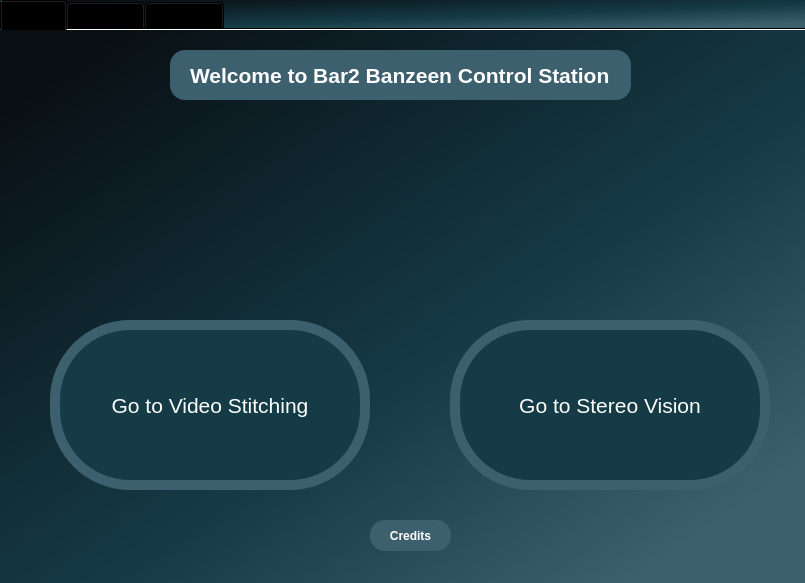
<?xml version="1.0" encoding="UTF-8"?>
<ui version="4.0">
 <class>MainWindow</class>
 <widget class="QMainWindow" name="MainWindow">
  <property name="geometry">
   <rect>
    <x>0</x>
    <y>0</y>
    <width>805</width>
    <height>583</height>
   </rect>
  </property>
  <property name="contextMenuPolicy">
   <enum>Qt::DefaultContextMenu</enum>
  </property>
  <property name="windowTitle">
   <string>Main Control</string>
  </property>
  <property name="documentMode">
   <bool>false</bool>
  </property>
  <property name="tabShape">
   <enum>QTabWidget::Rounded</enum>
  </property>
  <widget class="QWidget" name="centralwidget">
   <property name="styleSheet">
    <string notr="true">background-color: qlineargradient(spread:pad, x1:0, y1:0, x2:1, y2:1, stop:0.0648899 rgba(9, 15, 19, 255), stop:0.571233 rgba(21, 59, 71, 255), stop:0.890411 rgba(61, 96, 110, 255));</string>
   </property>
   <layout class="QGridLayout" name="gridLayout">
    <property name="leftMargin">
     <number>0</number>
    </property>
    <property name="topMargin">
     <number>0</number>
    </property>
    <property name="rightMargin">
     <number>0</number>
    </property>
    <property name="bottomMargin">
     <number>0</number>
    </property>
    <item row="0" column="0">
     <widget class="QTabWidget" name="tabWidget">
      <property name="palette">
       <palette>
        <active>
         <colorrole role="Button">
          <brush brushstyle="LinearGradientPattern">
           <gradient startx="0.000000000000000" starty="0.000000000000000" endx="1.000000000000000" endy="1.000000000000000" type="LinearGradient" spread="PadSpread" coordinatemode="ObjectBoundingMode">
            <gradientstop position="0.064889900000000">
             <color alpha="255">
              <red>9</red>
              <green>15</green>
              <blue>19</blue>
             </color>
            </gradientstop>
            <gradientstop position="0.571233000000000">
             <color alpha="255">
              <red>21</red>
              <green>59</green>
              <blue>71</blue>
             </color>
            </gradientstop>
            <gradientstop position="0.890411000000000">
             <color alpha="255">
              <red>61</red>
              <green>96</green>
              <blue>110</blue>
             </color>
            </gradientstop>
           </gradient>
          </brush>
         </colorrole>
         <colorrole role="Base">
          <brush brushstyle="LinearGradientPattern">
           <gradient startx="0.000000000000000" starty="0.000000000000000" endx="1.000000000000000" endy="1.000000000000000" type="LinearGradient" spread="PadSpread" coordinatemode="ObjectBoundingMode">
            <gradientstop position="0.064889900000000">
             <color alpha="255">
              <red>9</red>
              <green>15</green>
              <blue>19</blue>
             </color>
            </gradientstop>
            <gradientstop position="0.571233000000000">
             <color alpha="255">
              <red>21</red>
              <green>59</green>
              <blue>71</blue>
             </color>
            </gradientstop>
            <gradientstop position="0.890411000000000">
             <color alpha="255">
              <red>61</red>
              <green>96</green>
              <blue>110</blue>
             </color>
            </gradientstop>
           </gradient>
          </brush>
         </colorrole>
         <colorrole role="Window">
          <brush brushstyle="LinearGradientPattern">
           <gradient startx="0.000000000000000" starty="0.000000000000000" endx="1.000000000000000" endy="1.000000000000000" type="LinearGradient" spread="PadSpread" coordinatemode="ObjectBoundingMode">
            <gradientstop position="0.064889900000000">
             <color alpha="255">
              <red>9</red>
              <green>15</green>
              <blue>19</blue>
             </color>
            </gradientstop>
            <gradientstop position="0.571233000000000">
             <color alpha="255">
              <red>21</red>
              <green>59</green>
              <blue>71</blue>
             </color>
            </gradientstop>
            <gradientstop position="0.890411000000000">
             <color alpha="255">
              <red>61</red>
              <green>96</green>
              <blue>110</blue>
             </color>
            </gradientstop>
           </gradient>
          </brush>
         </colorrole>
        </active>
        <inactive>
         <colorrole role="Button">
          <brush brushstyle="LinearGradientPattern">
           <gradient startx="0.000000000000000" starty="0.000000000000000" endx="1.000000000000000" endy="1.000000000000000" type="LinearGradient" spread="PadSpread" coordinatemode="ObjectBoundingMode">
            <gradientstop position="0.064889900000000">
             <color alpha="255">
              <red>9</red>
              <green>15</green>
              <blue>19</blue>
             </color>
            </gradientstop>
            <gradientstop position="0.571233000000000">
             <color alpha="255">
              <red>21</red>
              <green>59</green>
              <blue>71</blue>
             </color>
            </gradientstop>
            <gradientstop position="0.890411000000000">
             <color alpha="255">
              <red>61</red>
              <green>96</green>
              <blue>110</blue>
             </color>
            </gradientstop>
           </gradient>
          </brush>
         </colorrole>
         <colorrole role="Base">
          <brush brushstyle="LinearGradientPattern">
           <gradient startx="0.000000000000000" starty="0.000000000000000" endx="1.000000000000000" endy="1.000000000000000" type="LinearGradient" spread="PadSpread" coordinatemode="ObjectBoundingMode">
            <gradientstop position="0.064889900000000">
             <color alpha="255">
              <red>9</red>
              <green>15</green>
              <blue>19</blue>
             </color>
            </gradientstop>
            <gradientstop position="0.571233000000000">
             <color alpha="255">
              <red>21</red>
              <green>59</green>
              <blue>71</blue>
             </color>
            </gradientstop>
            <gradientstop position="0.890411000000000">
             <color alpha="255">
              <red>61</red>
              <green>96</green>
              <blue>110</blue>
             </color>
            </gradientstop>
           </gradient>
          </brush>
         </colorrole>
         <colorrole role="Window">
          <brush brushstyle="LinearGradientPattern">
           <gradient startx="0.000000000000000" starty="0.000000000000000" endx="1.000000000000000" endy="1.000000000000000" type="LinearGradient" spread="PadSpread" coordinatemode="ObjectBoundingMode">
            <gradientstop position="0.064889900000000">
             <color alpha="255">
              <red>9</red>
              <green>15</green>
              <blue>19</blue>
             </color>
            </gradientstop>
            <gradientstop position="0.571233000000000">
             <color alpha="255">
              <red>21</red>
              <green>59</green>
              <blue>71</blue>
             </color>
            </gradientstop>
            <gradientstop position="0.890411000000000">
             <color alpha="255">
              <red>61</red>
              <green>96</green>
              <blue>110</blue>
             </color>
            </gradientstop>
           </gradient>
          </brush>
         </colorrole>
        </inactive>
        <disabled>
         <colorrole role="Button">
          <brush brushstyle="LinearGradientPattern">
           <gradient startx="0.000000000000000" starty="0.000000000000000" endx="1.000000000000000" endy="1.000000000000000" type="LinearGradient" spread="PadSpread" coordinatemode="ObjectBoundingMode">
            <gradientstop position="0.064889900000000">
             <color alpha="255">
              <red>9</red>
              <green>15</green>
              <blue>19</blue>
             </color>
            </gradientstop>
            <gradientstop position="0.571233000000000">
             <color alpha="255">
              <red>21</red>
              <green>59</green>
              <blue>71</blue>
             </color>
            </gradientstop>
            <gradientstop position="0.890411000000000">
             <color alpha="255">
              <red>61</red>
              <green>96</green>
              <blue>110</blue>
             </color>
            </gradientstop>
           </gradient>
          </brush>
         </colorrole>
         <colorrole role="Base">
          <brush brushstyle="LinearGradientPattern">
           <gradient startx="0.000000000000000" starty="0.000000000000000" endx="1.000000000000000" endy="1.000000000000000" type="LinearGradient" spread="PadSpread" coordinatemode="ObjectBoundingMode">
            <gradientstop position="0.064889900000000">
             <color alpha="255">
              <red>9</red>
              <green>15</green>
              <blue>19</blue>
             </color>
            </gradientstop>
            <gradientstop position="0.571233000000000">
             <color alpha="255">
              <red>21</red>
              <green>59</green>
              <blue>71</blue>
             </color>
            </gradientstop>
            <gradientstop position="0.890411000000000">
             <color alpha="255">
              <red>61</red>
              <green>96</green>
              <blue>110</blue>
             </color>
            </gradientstop>
           </gradient>
          </brush>
         </colorrole>
         <colorrole role="Window">
          <brush brushstyle="LinearGradientPattern">
           <gradient startx="0.000000000000000" starty="0.000000000000000" endx="1.000000000000000" endy="1.000000000000000" type="LinearGradient" spread="PadSpread" coordinatemode="ObjectBoundingMode">
            <gradientstop position="0.064889900000000">
             <color alpha="255">
              <red>9</red>
              <green>15</green>
              <blue>19</blue>
             </color>
            </gradientstop>
            <gradientstop position="0.571233000000000">
             <color alpha="255">
              <red>21</red>
              <green>59</green>
              <blue>71</blue>
             </color>
            </gradientstop>
            <gradientstop position="0.890411000000000">
             <color alpha="255">
              <red>61</red>
              <green>96</green>
              <blue>110</blue>
             </color>
            </gradientstop>
           </gradient>
          </brush>
         </colorrole>
        </disabled>
       </palette>
      </property>
      <property name="font">
       <font>
        <pointsize>11</pointsize>
        <bold>true</bold>
       </font>
      </property>
      <property name="contextMenuPolicy">
       <enum>Qt::DefaultContextMenu</enum>
      </property>
      <property name="layoutDirection">
       <enum>Qt::LeftToRight</enum>
      </property>
      <property name="autoFillBackground">
       <bool>false</bool>
      </property>
      <property name="tabPosition">
       <enum>QTabWidget::North</enum>
      </property>
      <property name="tabShape">
       <enum>QTabWidget::Rounded</enum>
      </property>
      <property name="currentIndex">
       <number>0</number>
      </property>
      <property name="elideMode">
       <enum>Qt::ElideNone</enum>
      </property>
      <property name="documentMode">
       <bool>true</bool>
      </property>
      <widget class="QWidget" name="home_tab">
       <attribute name="icon">
        <iconset resource="resource.qrc">
         <normaloff>:/icons/icons/home_icon.png</normaloff>:/icons/icons/home_icon.png</iconset>
       </attribute>
       <attribute name="title">
        <string>Home</string>
       </attribute>
       <widget class="QFrame" name="frame_7">
        <property name="geometry">
         <rect>
          <x>450</x>
          <y>290</y>
          <width>320</width>
          <height>170</height>
         </rect>
        </property>
        <property name="styleSheet">
         <string notr="true">background-color:#3d606e;
border-radius:80px</string>
        </property>
        <property name="frameShape">
         <enum>QFrame::StyledPanel</enum>
        </property>
        <property name="frameShadow">
         <enum>QFrame::Raised</enum>
        </property>
        <widget class="QPushButton" name="StereoVision_pushButton">
         <property name="geometry">
          <rect>
           <x>10</x>
           <y>10</y>
           <width>300</width>
           <height>150</height>
          </rect>
         </property>
         <property name="font">
          <font>
           <pointsize>16</pointsize>
          </font>
         </property>
         <property name="styleSheet">
          <string notr="true">background-color:#153b47;
color: rgb(255, 255, 255);
border-radius:70px;
</string>
         </property>
         <property name="text">
          <string>Go to Stereo Vision</string>
         </property>
         <property name="checkable">
          <bool>false</bool>
         </property>
        </widget>
       </widget>
       <widget class="QPushButton" name="credits_pushButton">
        <property name="geometry">
         <rect>
          <x>370</x>
          <y>490</y>
          <width>81</width>
          <height>31</height>
         </rect>
        </property>
        <property name="font">
         <font>
          <bold>true</bold>
         </font>
        </property>
        <property name="styleSheet">
         <string notr="true">background-color: rgb(61, 96, 110);
color: rgb(255, 255, 255);
border-radius:15px;</string>
        </property>
        <property name="text">
         <string>Credits</string>
        </property>
       </widget>
       <widget class="QFrame" name="video_frame">
        <property name="geometry">
         <rect>
          <x>50</x>
          <y>290</y>
          <width>320</width>
          <height>170</height>
         </rect>
        </property>
        <property name="styleSheet">
         <string notr="true">background-color:#3d606e;
border-radius:80px;</string>
        </property>
        <property name="frameShape">
         <enum>QFrame::StyledPanel</enum>
        </property>
        <property name="frameShadow">
         <enum>QFrame::Raised</enum>
        </property>
        <widget class="QPushButton" name="videoStitching_pushButton">
         <property name="geometry">
          <rect>
           <x>10</x>
           <y>10</y>
           <width>300</width>
           <height>150</height>
          </rect>
         </property>
         <property name="font">
          <font>
           <pointsize>16</pointsize>
          </font>
         </property>
         <property name="styleSheet">
          <string notr="true">background-color:#153b47;
color: rgb(255, 255, 255);
border-radius:70px;
</string>
         </property>
         <property name="text">
          <string>Go to Video Stitching</string>
         </property>
         <property name="checkable">
          <bool>false</bool>
         </property>
        </widget>
       </widget>
       <widget class="QFrame" name="welcome_frame">
        <property name="geometry">
         <rect>
          <x>170</x>
          <y>20</y>
          <width>461</width>
          <height>50</height>
         </rect>
        </property>
        <property name="styleSheet">
         <string notr="true">background-color: rgb(61, 96, 110);
border-radius:15px;</string>
        </property>
        <property name="frameShape">
         <enum>QFrame::StyledPanel</enum>
        </property>
        <property name="frameShadow">
         <enum>QFrame::Raised</enum>
        </property>
        <widget class="QLabel" name="welcome_label">
         <property name="geometry">
          <rect>
           <x>20</x>
           <y>0</y>
           <width>421</width>
           <height>50</height>
          </rect>
         </property>
         <property name="font">
          <font>
           <pointsize>16</pointsize>
           <bold>true</bold>
          </font>
         </property>
         <property name="styleSheet">
          <string notr="true">color:white;</string>
         </property>
         <property name="text">
          <string>Welcome to Bar2 Banzeen Control Station</string>
         </property>
        </widget>
       </widget>
       <widget class="QLabel" name="label">
        <property name="geometry">
         <rect>
          <x>160</x>
          <y>90</y>
          <width>481</width>
          <height>181</height>
         </rect>
        </property>
        <property name="styleSheet">
         <string notr="true">background:none;</string>
        </property>
        <property name="text">
         <string/>
        </property>
        <property name="pixmap">
         <pixmap resource="resource.qrc">:/icons/icons/aqua_logo.png</pixmap>
        </property>
        <property name="scaledContents">
         <bool>true</bool>
        </property>
        <property name="alignment">
         <set>Qt::AlignCenter</set>
        </property>
       </widget>
      </widget>
      <widget class="QWidget" name="control_tab">
       <attribute name="icon">
        <iconset resource="resource.qrc">
         <normaloff>:/icons/icons/control_icon_black.png</normaloff>:/icons/icons/control_icon_black.png</iconset>
       </attribute>
       <attribute name="title">
        <string>Control</string>
       </attribute>
       <widget class="QFrame" name="mode_frame">
        <property name="geometry">
         <rect>
          <x>40</x>
          <y>380</y>
          <width>160</width>
          <height>160</height>
         </rect>
        </property>
        <property name="styleSheet">
         <string notr="true">background-color:#3d606e;
border-radius:50px;</string>
        </property>
        <property name="frameShape">
         <enum>QFrame::StyledPanel</enum>
        </property>
        <property name="frameShadow">
         <enum>QFrame::Raised</enum>
        </property>
        <widget class="QLabel" name="mode_label">
         <property name="geometry">
          <rect>
           <x>10</x>
           <y>20</y>
           <width>140</width>
           <height>30</height>
          </rect>
         </property>
         <property name="font">
          <font>
           <pointsize>16</pointsize>
           <bold>true</bold>
          </font>
         </property>
         <property name="styleSheet">
          <string notr="true">background:none;
color:white;
</string>
         </property>
         <property name="text">
          <string>select mode</string>
         </property>
         <property name="alignment">
          <set>Qt::AlignCenter</set>
         </property>
        </widget>
        <widget class="QPushButton" name="pushButton_3">
         <property name="geometry">
          <rect>
           <x>30</x>
           <y>60</y>
           <width>90</width>
           <height>40</height>
          </rect>
         </property>
         <property name="font">
          <font>
           <bold>true</bold>
          </font>
         </property>
         <property name="styleSheet">
          <string notr="true">QPushButton{
background-color:#153b47;
color:white;
border-radius:20px;
}

QPushButton:checked{
background-color: rgb(230, 176, 38);
}
</string>
         </property>
         <property name="text">
          <string>Autonomous</string>
         </property>
         <property name="checkable">
          <bool>true</bool>
         </property>
         <property name="autoExclusive">
          <bool>true</bool>
         </property>
        </widget>
        <widget class="QPushButton" name="pushButton_4">
         <property name="geometry">
          <rect>
           <x>30</x>
           <y>110</y>
           <width>90</width>
           <height>40</height>
          </rect>
         </property>
         <property name="font">
          <font>
           <bold>true</bold>
          </font>
         </property>
         <property name="styleSheet">
          <string notr="true">QPushButton{
background-color:#153b47;
color:white;
border-radius:20px;
}

QPushButton:checked{
background-color: rgb(230, 176, 38);
}</string>
         </property>
         <property name="text">
          <string>Manual</string>
         </property>
         <property name="checkable">
          <bool>true</bool>
         </property>
         <property name="autoExclusive">
          <bool>true</bool>
         </property>
        </widget>
       </widget>
       <widget class="QFrame" name="speed_frame">
        <property name="geometry">
         <rect>
          <x>610</x>
          <y>70</y>
          <width>160</width>
          <height>221</height>
         </rect>
        </property>
        <property name="styleSheet">
         <string notr="true">background-color:#3d606e;
border-radius:50px;</string>
        </property>
        <property name="frameShape">
         <enum>QFrame::StyledPanel</enum>
        </property>
        <property name="frameShadow">
         <enum>QFrame::Raised</enum>
        </property>
        <widget class="QLabel" name="label_2">
         <property name="geometry">
          <rect>
           <x>10</x>
           <y>20</y>
           <width>140</width>
           <height>30</height>
          </rect>
         </property>
         <property name="font">
          <font>
           <pointsize>16</pointsize>
           <bold>true</bold>
          </font>
         </property>
         <property name="styleSheet">
          <string notr="true">color:white;</string>
         </property>
         <property name="text">
          <string>Select speed</string>
         </property>
         <property name="alignment">
          <set>Qt::AlignCenter</set>
         </property>
        </widget>
        <widget class="QPushButton" name="pushButton_5">
         <property name="geometry">
          <rect>
           <x>30</x>
           <y>60</y>
           <width>90</width>
           <height>40</height>
          </rect>
         </property>
         <property name="font">
          <font>
           <bold>true</bold>
          </font>
         </property>
         <property name="styleSheet">
          <string notr="true">QPushButton{
background-color:#153b47;
color:white;
border-radius:20px;
}

QPushButton:checked{
background-color: rgb(230, 176, 38);
}
</string>
         </property>
         <property name="text">
          <string>High</string>
         </property>
         <property name="checkable">
          <bool>true</bool>
         </property>
         <property name="autoExclusive">
          <bool>true</bool>
         </property>
        </widget>
        <widget class="QPushButton" name="pushButton_6">
         <property name="geometry">
          <rect>
           <x>30</x>
           <y>110</y>
           <width>90</width>
           <height>40</height>
          </rect>
         </property>
         <property name="font">
          <font>
           <bold>true</bold>
          </font>
         </property>
         <property name="styleSheet">
          <string notr="true">QPushButton{
background-color:#153b47;
color:white;
border-radius:20px;
}

QPushButton:checked{
background-color: rgb(230, 176, 38);
}
</string>
         </property>
         <property name="text">
          <string>Medium</string>
         </property>
         <property name="checkable">
          <bool>true</bool>
         </property>
         <property name="autoExclusive">
          <bool>true</bool>
         </property>
        </widget>
        <widget class="QPushButton" name="pushButton_7">
         <property name="geometry">
          <rect>
           <x>30</x>
           <y>160</y>
           <width>90</width>
           <height>40</height>
          </rect>
         </property>
         <property name="font">
          <font>
           <bold>true</bold>
          </font>
         </property>
         <property name="styleSheet">
          <string notr="true">QPushButton{
background-color:#153b47;
color:white;
border-radius:20px;
}

QPushButton:checked{
background-color: rgb(230, 176, 38);
}
</string>
         </property>
         <property name="text">
          <string>Low</string>
         </property>
         <property name="checkable">
          <bool>true</bool>
         </property>
         <property name="autoExclusive">
          <bool>true</bool>
         </property>
        </widget>
       </widget>
       <widget class="QFrame" name="frame_4">
        <property name="geometry">
         <rect>
          <x>520</x>
          <y>380</y>
          <width>251</width>
          <height>160</height>
         </rect>
        </property>
        <property name="styleSheet">
         <string notr="true">background-color:#3d606e;
border-radius:60px;</string>
        </property>
        <property name="frameShape">
         <enum>QFrame::StyledPanel</enum>
        </property>
        <property name="frameShadow">
         <enum>QFrame::Raised</enum>
        </property>
        <widget class="QLabel" name="label_3">
         <property name="geometry">
          <rect>
           <x>40</x>
           <y>10</y>
           <width>181</width>
           <height>31</height>
          </rect>
         </property>
         <property name="font">
          <font>
           <pointsize>16</pointsize>
           <bold>true</bold>
          </font>
         </property>
         <property name="styleSheet">
          <string notr="true">color:white;</string>
         </property>
         <property name="text">
          <string>Select Controller </string>
         </property>
         <property name="alignment">
          <set>Qt::AlignCenter</set>
         </property>
        </widget>
        <widget class="QPushButton" name="pushButton_8">
         <property name="geometry">
          <rect>
           <x>69</x>
           <y>50</y>
           <width>110</width>
           <height>40</height>
          </rect>
         </property>
         <property name="font">
          <font>
           <pointsize>14</pointsize>
           <bold>true</bold>
          </font>
         </property>
         <property name="styleSheet">
          <string notr="true">QPushButton{
background-color:#153b47;
color:white;
border-radius:20px;
}

QPushButton:checked{
background-color: rgb(230, 176, 38);
}
</string>
         </property>
         <property name="text">
          <string>Keyboard</string>
         </property>
         <property name="checkable">
          <bool>true</bool>
         </property>
         <property name="autoExclusive">
          <bool>true</bool>
         </property>
        </widget>
        <widget class="QPushButton" name="pushButton_9">
         <property name="geometry">
          <rect>
           <x>70</x>
           <y>110</y>
           <width>110</width>
           <height>40</height>
          </rect>
         </property>
         <property name="font">
          <font>
           <pointsize>14</pointsize>
           <bold>true</bold>
          </font>
         </property>
         <property name="styleSheet">
          <string notr="true">QPushButton{
background-color:#153b47;
color:white;
border-radius:20px;
}

QPushButton:checked{
background-color: rgb(230, 176, 38);
}
</string>
         </property>
         <property name="text">
          <string>Joystick</string>
         </property>
         <property name="checkable">
          <bool>true</bool>
         </property>
         <property name="autoExclusive">
          <bool>true</bool>
         </property>
        </widget>
       </widget>
       <widget class="QFrame" name="frame_5">
        <property name="geometry">
         <rect>
          <x>30</x>
          <y>20</y>
          <width>551</width>
          <height>311</height>
         </rect>
        </property>
        <property name="styleSheet">
         <string notr="true">background-color:#3d606e;
border-radius:50px;</string>
        </property>
        <property name="frameShape">
         <enum>QFrame::StyledPanel</enum>
        </property>
        <property name="frameShadow">
         <enum>QFrame::Raised</enum>
        </property>
        <widget class="QLabel" name="label_4">
         <property name="geometry">
          <rect>
           <x>200</x>
           <y>20</y>
           <width>131</width>
           <height>30</height>
          </rect>
         </property>
         <property name="font">
          <font>
           <pointsize>16</pointsize>
           <bold>true</bold>
          </font>
         </property>
         <property name="styleSheet">
          <string notr="true">color:white;</string>
         </property>
         <property name="text">
          <string>Indicators</string>
         </property>
         <property name="alignment">
          <set>Qt::AlignCenter</set>
         </property>
        </widget>
       </widget>
       <widget class="QFrame" name="movement_frame">
        <property name="geometry">
         <rect>
          <x>260</x>
          <y>370</y>
          <width>191</width>
          <height>171</height>
         </rect>
        </property>
        <property name="styleSheet">
         <string notr="true">QFrame{
background-color:#3d606e;
border-radius:60px;
}
</string>
        </property>
        <property name="frameShape">
         <enum>QFrame::StyledPanel</enum>
        </property>
        <property name="frameShadow">
         <enum>QFrame::Raised</enum>
        </property>
        <widget class="QPushButton" name="forward_pushButton">
         <property name="geometry">
          <rect>
           <x>70</x>
           <y>10</y>
           <width>50</width>
           <height>50</height>
          </rect>
         </property>
         <property name="styleSheet">
          <string notr="true">QPushButton{
background-color:#153b47;
border-radius:25px;
}

QPushButton:checked{
background-color: rgb(230, 176, 38);
}
</string>
         </property>
         <property name="text">
          <string/>
         </property>
         <property name="icon">
          <iconset resource="resource.qrc">
           <normaloff>:/icons/icons/arrow_up.png</normaloff>:/icons/icons/arrow_up.png</iconset>
         </property>
         <property name="iconSize">
          <size>
           <width>20</width>
           <height>20</height>
          </size>
         </property>
         <property name="checkable">
          <bool>true</bool>
         </property>
         <property name="autoExclusive">
          <bool>false</bool>
         </property>
        </widget>
        <widget class="QPushButton" name="backward_pushButton">
         <property name="geometry">
          <rect>
           <x>70</x>
           <y>110</y>
           <width>50</width>
           <height>50</height>
          </rect>
         </property>
         <property name="styleSheet">
          <string notr="true">QPushButton{
background-color:#153b47;
border-radius:25px;
}

QPushButton:checked{
background-color: rgb(230, 176, 38);
}
</string>
         </property>
         <property name="text">
          <string/>
         </property>
         <property name="icon">
          <iconset resource="resource.qrc">
           <normaloff>:/icons/icons/arrow_down.png</normaloff>:/icons/icons/arrow_down.png</iconset>
         </property>
         <property name="iconSize">
          <size>
           <width>20</width>
           <height>20</height>
          </size>
         </property>
         <property name="checkable">
          <bool>true</bool>
         </property>
         <property name="autoExclusive">
          <bool>false</bool>
         </property>
        </widget>
        <widget class="QPushButton" name="right_pushButton">
         <property name="geometry">
          <rect>
           <x>120</x>
           <y>60</y>
           <width>50</width>
           <height>50</height>
          </rect>
         </property>
         <property name="styleSheet">
          <string notr="true">QPushButton{
background-color:#153b47;
border-radius:25px;
}

QPushButton:checked{
background-color: rgb(230, 176, 38);
}
</string>
         </property>
         <property name="text">
          <string/>
         </property>
         <property name="icon">
          <iconset resource="resource.qrc">
           <normaloff>:/icons/icons/arrow_right.png</normaloff>:/icons/icons/arrow_right.png</iconset>
         </property>
         <property name="iconSize">
          <size>
           <width>24</width>
           <height>24</height>
          </size>
         </property>
         <property name="checkable">
          <bool>true</bool>
         </property>
         <property name="checked">
          <bool>false</bool>
         </property>
         <property name="autoExclusive">
          <bool>false</bool>
         </property>
        </widget>
        <widget class="QPushButton" name="left_pushButton">
         <property name="geometry">
          <rect>
           <x>20</x>
           <y>60</y>
           <width>50</width>
           <height>50</height>
          </rect>
         </property>
         <property name="styleSheet">
          <string notr="true">QPushButton{
background-color:#153b47;
border-radius:25px;
}

QPushButton:checked{
background-color: rgb(230, 176, 38);
}
</string>
         </property>
         <property name="text">
          <string/>
         </property>
         <property name="icon">
          <iconset resource="resource.qrc">
           <normaloff>:/icons/icons/arrow_left.png</normaloff>:/icons/icons/arrow_left.png</iconset>
         </property>
         <property name="iconSize">
          <size>
           <width>20</width>
           <height>20</height>
          </size>
         </property>
         <property name="checkable">
          <bool>true</bool>
         </property>
         <property name="checked">
          <bool>false</bool>
         </property>
         <property name="autoRepeat">
          <bool>false</bool>
         </property>
         <property name="autoExclusive">
          <bool>false</bool>
         </property>
         <property name="default">
          <bool>false</bool>
         </property>
         <property name="flat">
          <bool>false</bool>
         </property>
        </widget>
       </widget>
      </widget>
      <widget class="QWidget" name="camera_tab">
       <attribute name="icon">
        <iconset resource="resource.qrc">
         <normaloff>:/icons/icons/camera_icon_black.png</normaloff>:/icons/icons/camera_icon_black.png</iconset>
       </attribute>
       <attribute name="title">
        <string>Camera</string>
       </attribute>
       <widget class="QLabel" name="camera_label">
        <property name="geometry">
         <rect>
          <x>30</x>
          <y>30</y>
          <width>741</width>
          <height>411</height>
         </rect>
        </property>
        <property name="styleSheet">
         <string notr="true">background-color: rgb(61, 96, 110);</string>
        </property>
        <property name="text">
         <string/>
        </property>
       </widget>
       <widget class="QFrame" name="frame_3">
        <property name="geometry">
         <rect>
          <x>70</x>
          <y>450</y>
          <width>670</width>
          <height>100</height>
         </rect>
        </property>
        <property name="styleSheet">
         <string notr="true">background:#090f13;
border-radius:50px;</string>
        </property>
        <property name="frameShape">
         <enum>QFrame::StyledPanel</enum>
        </property>
        <property name="frameShadow">
         <enum>QFrame::Raised</enum>
        </property>
        <widget class="QFrame" name="screenshot_frame">
         <property name="geometry">
          <rect>
           <x>300</x>
           <y>10</y>
           <width>81</width>
           <height>61</height>
          </rect>
         </property>
         <property name="styleSheet">
          <string notr="true">border-radius:30;
background-color:white;</string>
         </property>
         <property name="frameShape">
          <enum>QFrame::StyledPanel</enum>
         </property>
         <property name="frameShadow">
          <enum>QFrame::Raised</enum>
         </property>
         <widget class="QPushButton" name="screenshot_pushButton">
          <property name="geometry">
           <rect>
            <x>20</x>
            <y>10</y>
            <width>40</width>
            <height>40</height>
           </rect>
          </property>
          <property name="styleSheet">
           <string notr="true">border-radius:20px;
background-color: rgb(61, 96, 110);</string>
          </property>
          <property name="text">
           <string/>
          </property>
          <property name="checkable">
           <bool>true</bool>
          </property>
         </widget>
        </widget>
        <widget class="QPushButton" name="pushButton_2">
         <property name="geometry">
          <rect>
           <x>430</x>
           <y>30</y>
           <width>140</width>
           <height>30</height>
          </rect>
         </property>
         <property name="font">
          <font>
           <pointsize>11</pointsize>
           <bold>true</bold>
          </font>
         </property>
         <property name="styleSheet">
          <string notr="true">QPushButton{
background-color:#3d606e;
color:white;
border-radius:15px;
}

QPushButton:checked{
background-color: rgb(230, 176, 38);
}
</string>
         </property>
         <property name="text">
          <string>stop</string>
         </property>
         <property name="checkable">
          <bool>true</bool>
         </property>
         <property name="autoExclusive">
          <bool>true</bool>
         </property>
        </widget>
        <widget class="QPushButton" name="pushButton">
         <property name="geometry">
          <rect>
           <x>110</x>
           <y>30</y>
           <width>140</width>
           <height>30</height>
          </rect>
         </property>
         <property name="font">
          <font>
           <pointsize>11</pointsize>
           <bold>true</bold>
          </font>
         </property>
         <property name="styleSheet">
          <string notr="true">QPushButton{
background-color:#3d606e;
color:white;
border-radius:15px;
}

QPushButton:checked{
background-color: rgb(230, 176, 38);
}
</string>
         </property>
         <property name="text">
          <string>Start</string>
         </property>
         <property name="checkable">
          <bool>true</bool>
         </property>
         <property name="checked">
          <bool>false</bool>
         </property>
         <property name="autoExclusive">
          <bool>true</bool>
         </property>
        </widget>
        <widget class="QLabel" name="screenshot_label">
         <property name="geometry">
          <rect>
           <x>300</x>
           <y>70</y>
           <width>81</width>
           <height>20</height>
          </rect>
         </property>
         <property name="font">
          <font>
           <bold>true</bold>
          </font>
         </property>
         <property name="styleSheet">
          <string notr="true">background:none;
color:white;</string>
         </property>
         <property name="text">
          <string>Screenshot</string>
         </property>
         <property name="alignment">
          <set>Qt::AlignCenter</set>
         </property>
        </widget>
       </widget>
      </widget>
     </widget>
    </item>
   </layout>
   <widget class="QWidget" name="layoutWidget">
    <property name="geometry">
     <rect>
      <x>0</x>
      <y>0</y>
      <width>2</width>
      <height>2</height>
     </rect>
    </property>
    <layout class="QVBoxLayout" name="verticalLayout"/>
   </widget>
  </widget>
 </widget>
 <resources>
  <include location="resource.qrc"/>
 </resources>
 <connections/>
</ui>
